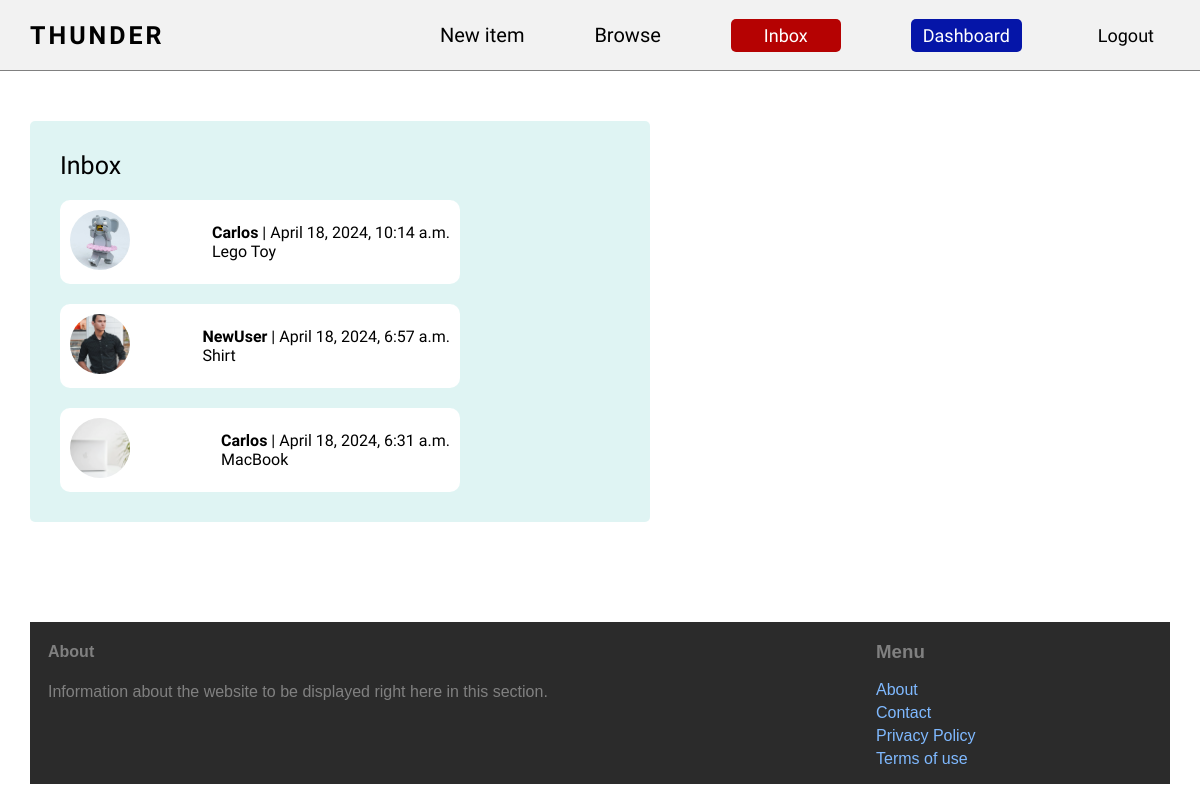
The page /inbox/ (signed in) on the database its author committed.
### conversation/models.py (models this page shows)
class Conversation(models.Model):
    item = models.ForeignKey(Item, related_name='conversations', on_delete=models.CASCADE)
    members = models.ManyToManyField(User, related_name='conversations')
    created_at = models.DateTimeField(auto_now_add=True)
    modified_at = models.DateTimeField(auto_now=True)
    class Meta:
        ordering = ('-modified_at',)

### item/models.py (models this page shows, shortened)
class Item(models.Model):
    category = models.ForeignKey(Category, related_name='items', on_delete=models.CASCADE)
    name = models.CharField(max_length=100)
    description = models.TextField(blank=True, null=True)
    price = models.FloatField()
    image = models.ImageField(upload_to='item_images')
    is_sold = models.BooleanField(default=False)
    created_at = models.DateTimeField(auto_now_add=True)
    created_by = models.ForeignKey(User, related_name='items', on_delete=models.CASCADE)

### conversation/views.py (the view)
# urls.py: path('', views.inbox, name='inbox'),
@login_required
def inbox(request):
    conversations = Conversation.objects.filter(members__in=[request.user.id])
    return render(request, 'conversation/inbox.html', {
        'conversations': conversations
    })

### conversation/templates/conversation/inbox.html (shortened to what this page needs)
{% extends 'core/layout.html' %}
{% block content %}
    <div class="conv-form-container">
        <p class="new-conv-title">
            Inbox
        </p>
    <div class="all-convos">
        {% if conversations %}
            {% for conversation in conversations %}
                <a href="{% url 'conversation:detail' conversation.id %}">
                    <div class="convo-body">
                        <div class="">
                            <img src="{{ conversation.item.image.url }}" class="avatar-conv" alt="">
                        </div>
                        <div>
                            {% for member in conversation.members.all %}
                                {% if member != request.user %}
                                <p style="
                                color: black;"><strong>{{ member.username }}</strong> | {{ conversation.modified_at }}</p>
                                <p style="
                                color: black;">{{ conversation.item.name }}</p>
                                {% endif %}
                            {% endfor %}
                        </div>
                    </div>
                </a>
            {% endfor %}
        {% else %}
            <p>You have no messages.</p>
        {% endif %}
    </div>
{% endblock %}

### core/static/core/styles.css (style rules this page uses)
body { margin: 0; }
p { margin: 0; }

### core/static/core/conversation.css (style rules this page uses)
.new-conv-title { font-size: 25px; font-weight: 500; margin-bottom: 20px; }
.conv-form-container { font-family: "Tilt Neon", Arial, Helvetica, sans-serif; margin: 50px 0px 100px 0px; background-color: rgba(32, 178, 171, 0.14); display: flex; flex-direction: column; width: max-content; padding: 30px; border-radius: 5px; width: 70vh; }
.avatar-conv { width: 60px; height: 60px; object-fit: cover; border-radius: 30px; }
.all-convos { display: grid; row-gap: 20px; width: 50vh; }
.convo-body { display: flex; align-items: center; justify-content: space-between; padding: 10px; background-color: white; border-radius: 10px; transition: box-shadow 0.2s; }

### rows shown on the page
Conversation: item.image (picture), modified_at "April 18, 2024, 10:14 a.m.", item.name "Lego Toy"
Conversation: item.image (picture), modified_at "April 18, 2024, 6:57 a.m.", item.name "Shirt"
Conversation: item.image (picture), modified_at "April 18, 2024, 6:31 a.m.", item.name "MacBook"

### other values the page prints
{{ member.username }} "Carlos"
{{ member.username }} "NewUser"
